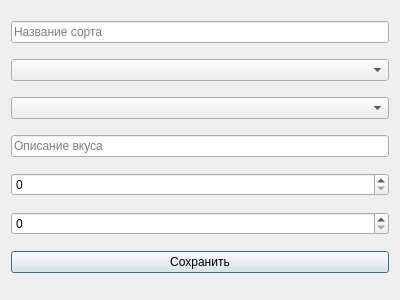
<?xml version="1.0" encoding="UTF-8"?>
<ui version="4.0">
    <class>AddEditCoffeeForm</class>
    <widget class="QDialog" name="AddEditCoffeeForm">
        <property name="geometry">
            <rect>
                <x>0</x>
                <y>0</y>
                <width>400</width>
                <height>300</height>
            </rect>
        </property>
        <property name="windowTitle">
            <string>Добавить/Редактировать кофе</string>
        </property>
        <layout class="QVBoxLayout" name="verticalLayout">
            <item>
                <widget class="QLineEdit" name="nameInput">
                    <property name="placeholderText">
                        <string>Название сорта</string>
                    </property>
                </widget>
            </item>
            <item>
                <widget class="QComboBox" name="roastInput"/>
            </item>
            <item>
                <widget class="QComboBox" name="typeInput"/>
            </item>
            <item>
                <widget class="QLineEdit" name="flavorInput">
                    <property name="placeholderText">
                        <string>Описание вкуса</string>
                    </property>
                </widget>
            </item>
            <item>
                <widget class="QSpinBox" name="priceInput">
                    <property name="minimum">
                        <number>0</number>
                    </property>
                    <property name="maximum">
                        <number>10000</number>
                    </property>
                </widget>
            </item>
            <item>
                <widget class="QSpinBox" name="volumeInput">
                    <property name="minimum">
                        <number>0</number>
                    </property>
                    <property name="maximum">
                        <number>1000</number>
                    </property>
                </widget>
            </item>
            <item>
                <widget class="QPushButton" name="saveButton">
                    <property name="text">
                        <string>Сохранить</string>
                    </property>
                </widget>
            </item>
        </layout>
    </widget>
</ui>
